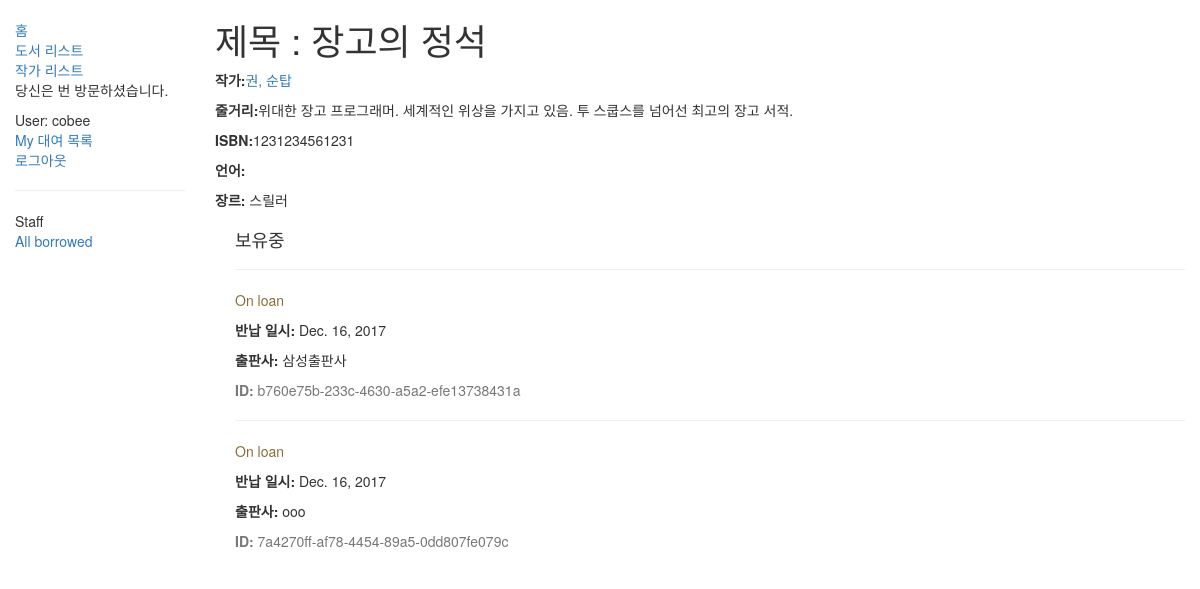
The app's page /catalog/books/1 (signed in) with its own data.
### catalog/models.py (models this page shows, shortened)
class Book(models.Model):
	title = models.CharField(max_length=200)
	author = models.ForeignKey('Author', on_delete=models.SET_NULL, null=True)
	summary = models.TextField(max_length=1000, help_text="Enter a brief description of the book")
	isbn = models.CharField('ISBN', max_length=13, help_text='13 Character <a href="https://www.naver.com">ISBN number</a>')
	genre = models.ManyToManyField(Genre, help_text="Select a genre for this book")
	def display_genre(self):
		return ', '.join([ genre.name for genre in self.genre.all()[:3] ])
	display_genre.short_description = 'Genre'

class Author(models.Model):
	first_name = models.CharField(max_length=100)
	last_name = models.CharField(max_length=100)
	date_of_birth = models.DateField(null=True, blank=True)
	date_of_death = models.DateField('Died', null=True, blank=True)
	def __str__(self):
		return '%s, %s' % (self.last_name, self.first_name)

class Genre(models.Model):
	name = models.CharField(max_length=200, help_text="Enter a book genre")
	def __str__(self):
		return self.name

class BookInstance(models.Model):
	id = models.UUIDField(primary_key=True, default=uuid.uuid4, help_text="Unique ID for this particular book")
	book = models.ForeignKey('Book', on_delete=models.SET_NULL, null=True)
	imprint = models.CharField(max_length=200)
	due_back = models.DateField(null=True, blank=True)
	borrower = models.ForeignKey(User, on_delete=models.SET_NULL, null=True, blank=True)
	LOAN_STATUS = (
			('m', 'Maintenance'),
			('o', 'On loan'),
			('a', 'Available'),
			('r', 'Reserved'),
		)
	status = models.CharField(max_length=1, choices=LOAN_STATUS, blank=True, default='m', help_text='Book availability')
	class Meta:
		ordering = ["due_back"]
		permissions = (( "can_mark_returned", "Set book as returned"),)

### catalog/views.py (the view)
# urls.py: url(r'^books/(?P<pk>\d+)$', views.BookDetailView.as_view(), name='book-detail'),
class BookDetailView(generic.DetailView):
	model = Book

### catalog/templates/catalog/book_detail.html
{% extends "base_generic.html" %}
{% block content %}
	<h1>제목 : {{ book.title }}</h1>
	<p><strong>작가:</strong><a href="#">{{ book.author }}</a></p>
	<p><strong>줄거리:</strong>{{ book.summary }}</p>
	<p><strong>ISBN:</strong>{{ book.isbn }}</p>
	<p><strong>언어:</strong>{{ book.language }}</a></p>
	<p><strong>장르:</strong> {% for genre in book.genre.all %} {{ genre }}
	{% if not forloop.last %}, {% endif %}{% endfor %}</p>
	<div style="margin-left: 20px; margin-top: 20px;">
		<h4>보유중
		</h4>
		{% for copy in book.bookinstance_set.all %}
		<hr>
		<p class="{% if copy.status == 'a' %}text-success
				  {% elif copy.status == 'm' %}text-danger
				  {% else %}text-warning
				  {% endif %}">{{ copy.get_status_display }}
		</p>
		{% if copy.status != 'a' %}
		<p>
			<strong>반납 일시:
			</strong>{{ copy.due_back }}
		</p>
		{% endif %}
		<p>
			<strong>출판사:
			</strong>{{ copy.imprint }}
		</p>
		<p class="text-muted">
			<strong>ID:
			</strong>{{ copy.id }}
		</p>
		{% endfor %}
	</div>
{% endblock %}

### catalog/templates/base_generic.html (shortened to what this page needs)
<!DOCTYPE html>
<html lang="en">
<head>
	<link rel="stylesheet" href="https://maxcdn.bootstrapcdn.com/bootstrap/3.3.7/css/bootstrap.min.css">
	{% load static %}
	<link rel = "stylesheet" href="{% static 'css/styles.css' %}">
</head>
<body>
	<div class = "container-fluid">
		<div class = "row">
			<div class = "col-sm-2">
				{% block sidebar %}
					<ul class = "sidebar-nav">
					<li><a href="{% url 'index' %}">홈</a></li>
					<li><a href="{% url 'books' %}">도서 리스트</a></li>
					<li><a href="{% url 'authors' %}">작가 리스트</a></li>
					<p>당신은 {{ num_visits }}번 방문하셨습니다.</p>
				{% endblock %}
				{% if user.is_authenticated %}
					<li>User: {{ user.get_username }}</li>
					<li><a href="{% url 'my-borrowed' %}">My 대여 목록</a></li>
					<li><a href="{% url 'logout' %}?next={{request.path}}">로그아웃</a></li>
				{% else %}
					<li><a href="{% url 'login' %}?next={{request.path}}">로그인</a></li>
				{% endif %}
				{% if user.is_staff %}
				   <hr />
				   <ul class="sidebar-nav">
				   <li>Staff</li>
				   {% if perms.catalog.can_mark_returned %}
				   <li><a href="{% url 'all-borrowed' %}">All borrowed</a></li>
				   {% endif %}
				   </ul>
				{% endif %}
				</ul>
			</div>
			<div class="col-sm-10">
				{% block content %}{% endblock %}
			</div>
		</div>
	</div>
</body>
</html>

### catalog/static/css/styles.css (style rules this page uses)
.sidebar-nav { margin-top: 20px; padding: 0; list-style: none; }

### records on screen
Book: title "장고의 정석", author "권, 순탑", summary "위대한 장고 프로그래머. 세계적인 위상을 가지고 있음. 투 스쿱스를 넘어선 최고의 장고 서적.", isbn "1231234561231"
Genre: name "스릴러"
BookInstance: status "On loan", due_back "Dec. 16, 2017", imprint "삼성출판사", id "b760e75b-233c-4630-a5a2-efe13738431a"
BookInstance: status "On loan", due_back "Dec. 16, 2017", imprint "ooo", id "7a4270ff-af78-4454-89a5-0dd807fe079c"

### other values on screen
{{ user.get_username }} "cobee"
